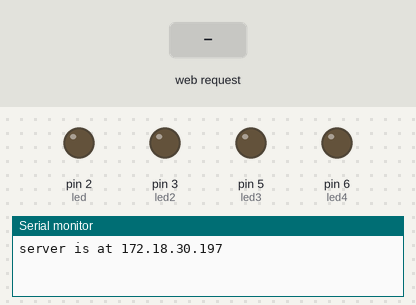
The sketch below on a simulated Arduino Leonardo, built with avr-gcc and run on an emulated ATmega32U4. On the bench: output pins drawn as LEDs (lit = HIGH), the last lines printed to the serial monitor. The test bench sets the inputs (shaded band).

Above: at 1.2 s.
1.3 s: HTTP request GET /button1on received
At 2.3 s:
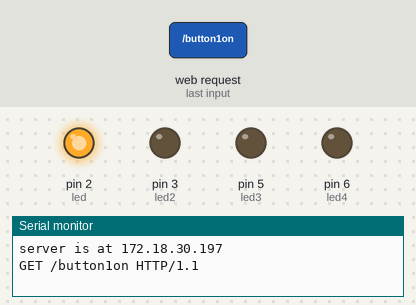
2.8 s: HTTP request GET /button2on received
At 3.5 s:
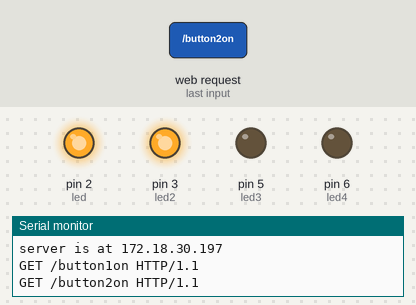
4.3 s: HTTP request GET /button1off received
At 4.6 s:
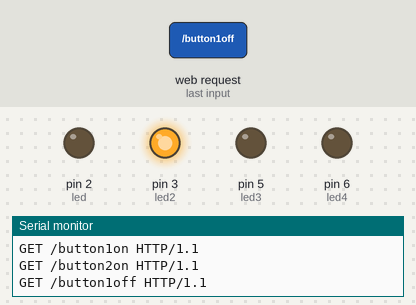
5.8 s: HTTP request GET /button3on received
At 6.9 s:
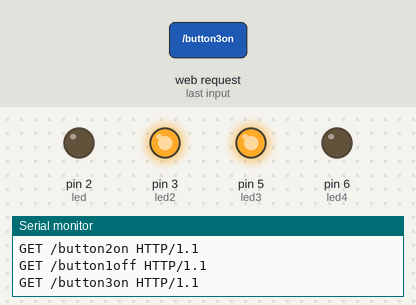
7.3 s: HTTP request GET /button2off received
At 8.1 s:
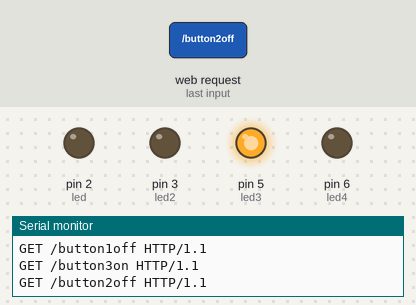
8.8 s: HTTP request GET /button4on received
At 9.2 s:
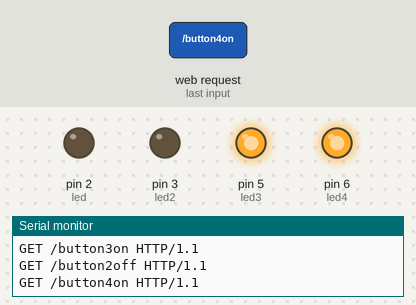
Timing chart, 0 to 11.3 s (numbered marks = the images above; inputs shaded):
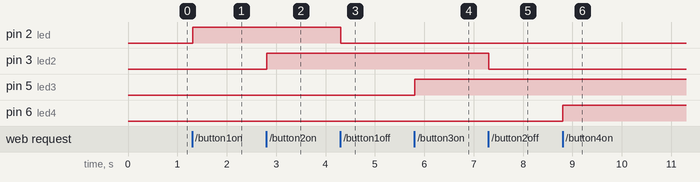

The sketch:

Webserver_Relays4.ino
```cpp
/*

 Arduino with Ethernet Shield
 */

#include <SPI.h>
#include <Ethernet.h>
int led = 2, led2 = 3, led3 = 5, led4 = 6;
byte mac[] = { 0xDE, 0xAD, 0xBE, 0xEF, 0xFE, 0xED };   //physical mac address
byte ip[] = { 172, 18, 30, 197 };                      // ip in lan (that's what you need to use in your browser. ("192.168.1.178")
byte gateway[] = { 172, 18, 30, 10 };                   // internet access via router
byte subnet[] = { 255, 255, 255, 0 };                  //subnet mask
EthernetServer server(80);                             //server port
String readString;

void setup() {
 // Open serial communications and wait for port to open:
  Serial.begin(9600);
   while (!Serial) {
    ; // wait for serial port to connect. Needed for Leonardo only
  }
  pinMode(led, OUTPUT);
  pinMode(led2, OUTPUT);
  pinMode(led3, OUTPUT);
  pinMode(led4, OUTPUT);
  // start the Ethernet connection and the server:
  Ethernet.begin(mac, ip, gateway, subnet);
  server.begin();
  Serial.print("server is at ");
  Serial.println(Ethernet.localIP());
}


void loop() {

  // Create a client connection
  EthernetClient client = server.available();
  if (client) {
    while (client.connected()) {
      if (client.available()) {
        char c = client.read();

        //read char by char HTTP request
        if (readString.length() < 100) {
          //store characters to string
          readString += c;
          //Serial.print(c);
         }

         //if HTTP request has ended
         if (c == '\n') {
           Serial.println(readString); //print to serial monitor for debuging

           client.println("HTTP/1.1 200 OK"); //send new page
           client.println("Content-Type: text/html");
           client.println();
           client.println("Connection: close");  // the connection will be closed after completion of the response
	   client.println("Refresh: 5");  // refresh the page automatically every 5 sec
           client.println();
           client.println("<!DOCTYPE HTML>");
           client.println("<HTML>");
           client.println("<CENTER><HEAD>");
           client.println("<TITLE>Simple Home Automation</TITLE>");
           client.println("</HEAD>");
           client.println("<BODY>");
           client.println("<H1>Simple Home Automation</H1>");
           client.println("<hr />");
           client.println("<br />");
           client.println("<H2>Arduino with Ethernet Shield</H2>");
           client.println("<br />");
           client.println("<a href=\"/button1on\"\">Turn On LED 1</a>");
           client.println("<a href=\"/button1off\"\">Turn Off LED 1</a><br />");
           client.println("<a href=\"/button2on\"\">Turn On LED 2</a>");
           client.println("<a href=\"/button2off\"\">Turn Off LED 2</a><br />");
           client.println("<a href=\"/button3on\"\">Turn On LED 3</a>");
           client.println("<a href=\"/button3off\"\">Turn Off LED 3</a><br />");
           client.println("<a href=\"/button4on\"\">Turn On LED 4</a>");
           client.println("<a href=\"/button4off\"\">Turn Off LED 4</a><br />");
           client.println("<br />");
           client.println("<br />");
           client.println("<a href=\"/buttonson\"\">All on LED</a>");
           client.println("<a href=\"/buttonsoff\"\">All Off LED</a><br />");
           client.println("<br />");
           client.println("<br />");
           client.println("<br /></CENTER>");
           client.println("</BODY>");
           client.println("</HTML>");

           delay(1);
           //stopping client
           client.stop();
           //controls the Arduino if you press the buttons
           if (readString.indexOf("button1on") > 0){
               digitalWrite(led, HIGH);
           }
           if (readString.indexOf("button1off") > 0){
               digitalWrite(led, LOW);
           }
           if (readString.indexOf("button2on") > 0){
               digitalWrite(led2, HIGH);
           }
           if (readString.indexOf("button2off") > 0){
               digitalWrite(led2, LOW);
           }
           if (readString.indexOf("button3on") > 0){
               digitalWrite(led3, HIGH);
           }
           if (readString.indexOf("button3off") > 0){
               digitalWrite(led3, LOW);
           }
           if (readString.indexOf("button4on") > 0){
               digitalWrite(led4, HIGH);
           }
           if (readString.indexOf("button4off") > 0){
               digitalWrite(led4, LOW);
           }
           if (readString.indexOf("buttonson") > 0){
             //int i;
             //for (i = 0; i < 4; i++){
               digitalWrite(led, HIGH);
               digitalWrite(led2, HIGH);
               digitalWrite(led3, HIGH);
               digitalWrite(led4, HIGH);
             //}
           }
           if (readString.indexOf("buttonsoff") > 0){
               digitalWrite(led, LOW);
               digitalWrite(led2, LOW);
               digitalWrite(led3, LOW);
               digitalWrite(led4, LOW);
           }
          //clearing string for next read
           readString="";

         }
       }
    }
}
}
```

Measured:
- after the input at 1.3 s, pin 2 (led): LOW → HIGH at once
- after the input at 2.8 s, pin 3 (led2): LOW → HIGH at once
- after the input at 4.3 s, pin 2 (led): HIGH → LOW at once
- after the input at 5.8 s, pin 5 (led3): LOW → HIGH at once
- after the input at 7.3 s, pin 3 (led2): HIGH → LOW at once
- after the input at 8.8 s, pin 6 (led4): LOW → HIGH at once
